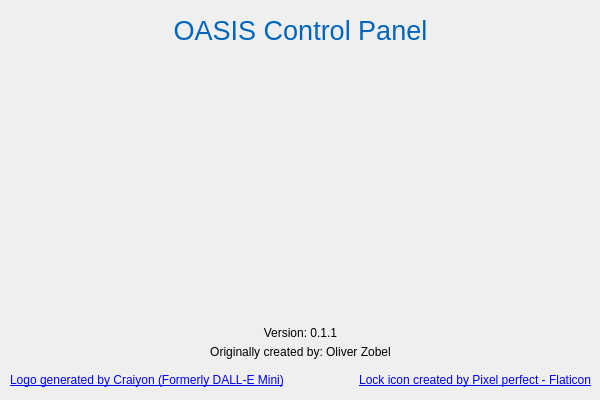
<?xml version="1.0" encoding="UTF-8"?>
<ui version="4.0">
 <class>Dialog</class>
 <widget class="QDialog" name="Dialog">
  <property name="geometry">
   <rect>
    <x>0</x>
    <y>0</y>
    <width>600</width>
    <height>400</height>
   </rect>
  </property>
  <property name="sizePolicy">
   <sizepolicy hsizetype="Fixed" vsizetype="Fixed">
    <horstretch>0</horstretch>
    <verstretch>0</verstretch>
   </sizepolicy>
  </property>
  <property name="minimumSize">
   <size>
    <width>600</width>
    <height>400</height>
   </size>
  </property>
  <property name="maximumSize">
   <size>
    <width>600</width>
    <height>400</height>
   </size>
  </property>
  <property name="contextMenuPolicy">
   <enum>Qt::NoContextMenu</enum>
  </property>
  <property name="windowTitle">
   <string>About OASIS Control Panel</string>
  </property>
  <widget class="QLabel" name="label">
   <property name="geometry">
    <rect>
     <x>0</x>
     <y>10</y>
     <width>601</width>
     <height>41</height>
    </rect>
   </property>
   <property name="font">
    <font>
     <pointsize>20</pointsize>
    </font>
   </property>
   <property name="cursor">
    <cursorShape>ArrowCursor</cursorShape>
   </property>
   <property name="text">
    <string>&lt;html&gt;&lt;head/&gt;&lt;body&gt;&lt;p&gt;&lt;span style=&quot; color:#0065bd;&quot;&gt;OASIS Control Panel&lt;/span&gt;&lt;/p&gt;&lt;/body&gt;&lt;/html&gt;</string>
   </property>
   <property name="alignment">
    <set>Qt::AlignCenter</set>
   </property>
   <property name="textInteractionFlags">
    <set>Qt::NoTextInteraction</set>
   </property>
  </widget>
  <widget class="QLabel" name="label_3">
   <property name="geometry">
    <rect>
     <x>0</x>
     <y>340</y>
     <width>601</width>
     <height>25</height>
    </rect>
   </property>
   <property name="text">
    <string>&lt;html&gt;&lt;head/&gt;&lt;body&gt;&lt;p&gt;Originally created by: Oliver Zobel&lt;/p&gt;&lt;/body&gt;&lt;/html&gt;</string>
   </property>
   <property name="alignment">
    <set>Qt::AlignCenter</set>
   </property>
  </widget>
  <widget class="QLabel" name="label_4">
   <property name="geometry">
    <rect>
     <x>0</x>
     <y>320</y>
     <width>601</width>
     <height>25</height>
    </rect>
   </property>
   <property name="text">
    <string>Version: 0.1.1</string>
   </property>
   <property name="alignment">
    <set>Qt::AlignCenter</set>
   </property>
  </widget>
  <widget class="QLabel" name="label_8">
   <property name="geometry">
    <rect>
     <x>290</x>
     <y>370</y>
     <width>301</width>
     <height>21</height>
    </rect>
   </property>
   <property name="text">
    <string>&lt;a href=&quot;https://www.flaticon.com/de/kostenlose-icons/sperren&quot; title=&quot;sperren Icons&quot;&gt;Lock icon created by Pixel perfect - Flaticon&lt;/a&gt;</string>
   </property>
   <property name="alignment">
    <set>Qt::AlignRight|Qt::AlignTrailing|Qt::AlignVCenter</set>
   </property>
  </widget>
  <widget class="QLabel" name="label_2">
   <property name="geometry">
    <rect>
     <x>170</x>
     <y>60</y>
     <width>256</width>
     <height>256</height>
    </rect>
   </property>
   <property name="contextMenuPolicy">
    <enum>Qt::CustomContextMenu</enum>
   </property>
   <property name="text">
    <string/>
   </property>
   <property name="pixmap">
    <pixmap resource="UI_resources.qrc">:/Icons/resources/icons/256x256.png</pixmap>
   </property>
   <property name="scaledContents">
    <bool>true</bool>
   </property>
  </widget>
  <widget class="QLabel" name="label_5">
   <property name="geometry">
    <rect>
     <x>10</x>
     <y>370</y>
     <width>291</width>
     <height>21</height>
    </rect>
   </property>
   <property name="text">
    <string>&lt;a href=&quot;https://www.craiyon.com/&quot; title=&quot;Craiyon&quot;&gt;Logo generated by Craiyon (Formerly DALL-E Mini)&lt;/a&gt;</string>
   </property>
  </widget>
 </widget>
 <resources>
  <include location="UI_resources.qrc"/>
 </resources>
 <connections/>
</ui>
